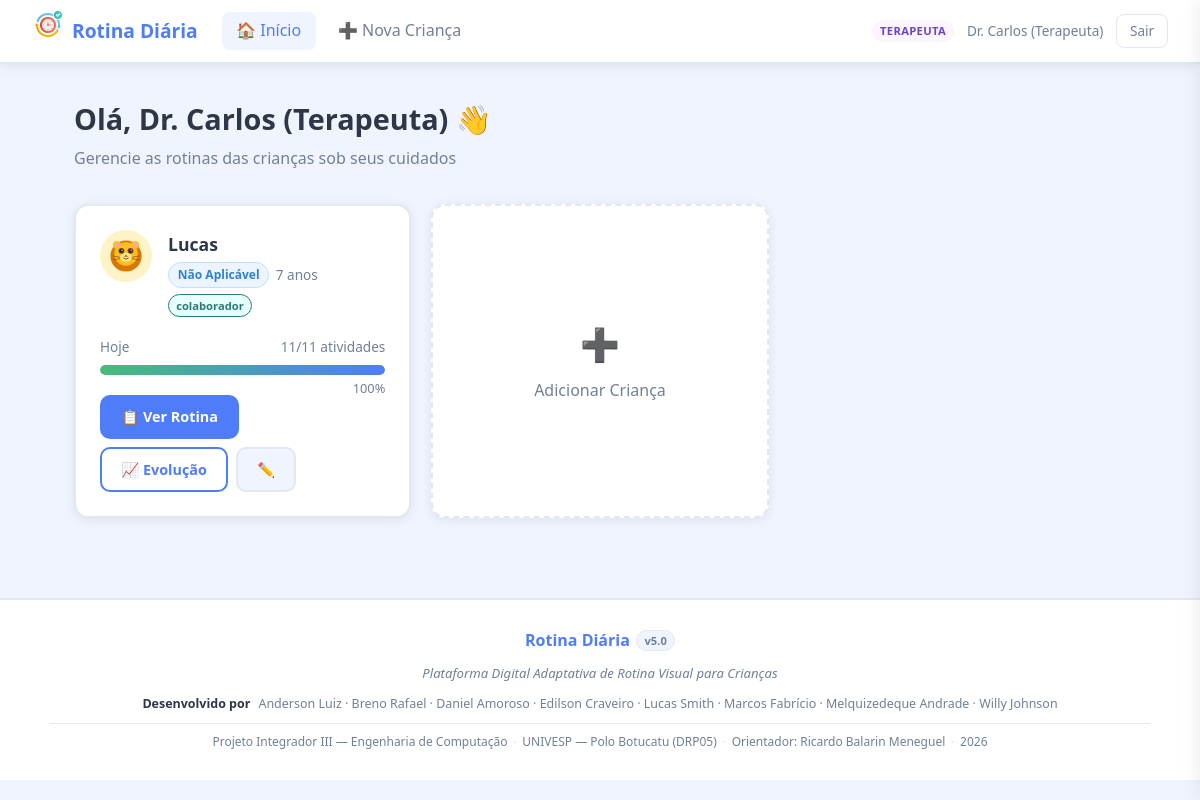
The app's page /dashboard (signed in) with its own data.
### tables this page shows
CREATE TABLE criancas (
            id             INTEGER PRIMARY KEY AUTOINCREMENT,
            nome           TEXT NOT NULL,
            idade          INTEGER,
            nivel_tea      TEXT DEFAULT 'Nível 1',
            observacoes    TEXT,
            responsavel_id INTEGER NOT NULL,
            criado_em      TIMESTAMP DEFAULT CURRENT_TIMESTAMP, foto TEXT, avatar TEXT,
            FOREIGN KEY (responsavel_id) REFERENCES usuarios(id)
        );

### app.py (the view)
@app.route('/dashboard')
def dashboard():
    if 'usuario_id' not in session:
        return redirect(url_for('login'))
    uid = session['usuario_id']
    criancas = criancas_do_usuario(uid)
    hoje = date.today().isoformat()
    db = get_db()
    stats = {}
    for c in criancas:
        total = db.execute(
            'SELECT COUNT(*) as t FROM rotina_itens WHERE crianca_id=?', (c['id'],)).fetchone()['t']
        conc = db.execute(
            'SELECT COUNT(*) as t FROM registros_evolucao WHERE crianca_id=? AND data=? AND concluido=1',
            (c['id'], hoje)).fetchone()['t']
        stats[c['id']] = {'total': total, 'concluidos': conc}
    return render_template('dashboard.html', criancas=criancas, stats=stats, hoje=hoje)

### app.py (called while the page is built)
def criancas_do_usuario(uid):
    db = get_db()
    return db.execute(
        '''SELECT c.*, u.nome AS responsavel_nome,
                  CASE WHEN c.responsavel_id = ? THEN 'dono' ELSE v.papel END AS meu_papel
           FROM criancas c
           JOIN usuarios u ON u.id = c.responsavel_id
           LEFT JOIN vinculos v ON v.crianca_id = c.id AND v.usuario_id = ?
           WHERE c.responsavel_id = ? OR v.usuario_id = ?
           ORDER BY c.nome''',
        (uid, uid, uid, uid)
    ).fetchall()

### database.py (called while the page is built)
def get_db():
    if 'db' not in g:
        g.db = sqlite3.connect(DATABASE)
        g.db.row_factory = sqlite3.Row
        g.db.execute('PRAGMA foreign_keys = ON')
    return g.db

### templates/dashboard.html (shortened to what this page needs)
{% extends "base.html" %}
{% from "avatares.html" import avatar_crianca, svg_avatar %}
{% block content %}
<div class="page-header">
    <h1>Olá, {{ session.usuario_nome }} 👋</h1>
    <p class="page-subtitle">Gerencie as rotinas das crianças sob seus cuidados</p>
</div>
{% if criancas %}
<div class="cards-grid">
    {% for crianca in criancas %}
    {% set s = stats[crianca.id] %}
    {% set pct = ((s.concluidos / s.total * 100)|int) if s.total > 0 else 0 %}
    <div class="crianca-card">
        <div class="crianca-card-header">
            {{ avatar_crianca(crianca) }}
            <div class="crianca-info">
                <h2>{{ crianca.nome }}</h2>
                <div style="display:flex;gap:.4rem;flex-wrap:wrap;align-items:center;margin-top:.25rem">
                    <span class="badge badge-tea">{{ crianca.nivel_tea }}</span>
                    <span class="crianca-idade">{{ crianca.idade }} anos</span>
                    {% if crianca.meu_papel != 'dono' %}
                    <span class="papel-badge papel-{{ crianca.meu_papel }}">{{ crianca.meu_papel }}</span>
                    {% endif %}
                </div>
            </div>
        </div>
        <div class="progresso-dia">
            <div class="progresso-label">
                <span>Hoje</span>
                <span>{{ s.concluidos }}/{{ s.total }} atividades</span>
            </div>
            <div class="progress-bar">
                <div class="progress-fill" style="width:{{ pct }}%"></div>
            </div>
            <span class="progress-pct">{{ pct }}%</span>
        </div>
        <div class="crianca-card-actions">
            <a href="{{ url_for('perfil_crianca', cid=crianca.id) }}" class="btn btn-primary">📋 Ver Rotina</a>
            <a href="{{ url_for('evolucao', cid=crianca.id) }}" class="btn btn-outline">📈 Evolução</a>
            {% if crianca.meu_papel == 'dono' or crianca.meu_papel == 'colaborador' %}
            <a href="{{ url_for('editar_crianca', cid=crianca.id) }}" class="btn btn-ghost">✏️</a>
            {% endif %}
        </div>
    </div>
    {% endfor %}
    <a href="{{ url_for('nova_crianca') }}" class="crianca-card crianca-card-new">
        <div class="new-card-inner">
            <span class="new-card-icon">➕</span>
            <span>Adicionar Criança</span>
        </div>
    </a>
</div>
{% endif %}
{% endblock %}

### templates/avatares.html (shortened to what this page needs)
{% macro avatar_crianca(crianca, classe='', tamanho='normal') %}
  {% if crianca.foto %}
    <div class="crianca-avatar foto-avatar {{ classe }} av-{{ tamanho }}">
      <img src="{{ url_for('static', filename='uploads/' + crianca.foto) }}" alt="{{ crianca.nome }}">
    </div>
  {% elif crianca.avatar %}
    <div class="crianca-avatar svg-avatar {{ classe }} av-{{ tamanho }}" title="{{ crianca.avatar }}">
    </div>
  {% else %}
    <div class="crianca-avatar {{ classe }} av-{{ tamanho }}">{{ crianca.nome[0]|upper }}</div>
  {% endif %}
{% endmacro %}

### static/css/style.css (style rules this page uses)
*, *::before, *::after { box-sizing: border-box; margin: 0; padding: 0; }
:root { --primary: #4f7df9; --primary-d: #3563e9; --success: #48bb78; --success-d: #38a169; --warning: #ed8936; --danger: #fc8181; --danger-d: #e53e3e; --bg: #f0f4ff; --card-bg: #ffffff; --text: #2d3748; --text-light: #718096; --border: #e2e8f0; --radius: 14px; --shadow: 0 2px 12px rgba(0,0,0,.08); --shadow-md: 0 4px 24px rgba(0,0,0,.12); --font: 'Segoe UI', system-ui, sans-serif; }
body { font-family: var(--font); background: var(--bg); color: var(--text); min-height: 100vh; font-size: 16px; line-height: 1.6; }
a { color: var(--primary); text-decoration: none; }
.btn { display: inline-flex; align-items: center; gap: .4rem; padding: .55rem 1.2rem; border-radius: 10px; font-size: .9rem; font-weight: 600; cursor: pointer; border: 2px solid transparent; transition: all .2s; text-decoration: none; }
.btn-primary { background: var(--primary); color: #fff; }
.btn-outline { border-color: var(--primary); color: var(--primary); background: transparent; }
.btn-ghost { color: var(--text-light); background: var(--bg); border-color: var(--border); }
.page-header { margin-bottom: 2rem; }
.page-header h1 { font-size: 1.8rem; font-weight: 800; color: var(--text); }
.page-subtitle { color: var(--text-light); margin-top: .25rem; }
.cards-grid { display: grid; grid-template-columns: repeat(auto-fill, minmax(300px, 1fr)); gap: 1.25rem; }
.crianca-card { background: var(--card-bg); border-radius: var(--radius); padding: 1.5rem; box-shadow: var(--shadow); border: 2px solid var(--border); transition: all .2s; }
.crianca-card-header { display: flex; align-items: flex-start; gap: 1rem; margin-bottom: 1.2rem; }
.crianca-avatar { width: 52px; height: 52px; border-radius: 50%; background: linear-gradient(135deg, var(--primary), #7c3aed); color: #fff; font-size: 1.4rem; font-weight: 800; display: flex; align-items: center; justify-content: center; flex-shrink: 0; }
.crianca-info h2 { font-size: 1.1rem; font-weight: 700; }
.crianca-idade { font-size: .85rem; color: var(--text-light); }
.badge { display: inline-block; padding: .15rem .55rem; border-radius: 999px; font-size: .75rem; font-weight: 600; }
.badge-tea { background: #ebf4ff; color: #3182ce; border: 1px solid #bee3f8; }
.progresso-dia { margin-bottom: 1.25rem; }
.progresso-label { display: flex; justify-content: space-between; font-size: .85rem; color: var(--text-light); margin-bottom: .4rem; }
.progress-bar { width: 100%; height: 10px; background: var(--border); border-radius: 999px; overflow: hidden; }
.progress-fill { height: 100%; background: linear-gradient(90deg, var(--success), var(--primary)); border-radius: 999px; transition: width .5s ease; }
.progress-pct { font-size: .8rem; color: var(--text-light); float: right; margin-top: .2rem; }
.crianca-card-actions { display: flex; gap: .5rem; flex-wrap: wrap; }
.crianca-card-new { border: 2px dashed var(--border); display: flex; align-items: center; justify-content: center; min-height: 180px; cursor: pointer; color: var(--text-light); }
.new-card-inner { display: flex; flex-direction: column; align-items: center; gap: .5rem; }
.new-card-icon { font-size: 2rem; }
.papel-badge { display: inline-block; padding: .1rem .45rem; border-radius: 999px; font-size: .7rem; font-weight: 600; border: 1px solid currentColor; }
.papel-colaborador { color: #2c7a7b; background: #e6fffa; }
.crianca-avatar.svg-avatar { background: none; padding: 0; overflow: hidden; }
.crianca-avatar.svg-avatar svg { width: 100%; height: 100%; }
.crianca-avatar.av-normal { width: 52px; height: 52px; font-size: 1.4rem; }
.crianca-avatar { position: relative; overflow: visible !important; isolation: isolate; }

### records on screen
criancas: avatar "leao" (drawn), nome "Lucas", nivel_tea "Não Aplicável", idade "7", meu_papel "colaborador", concluidos "11", total "11", pct "100"

### other values on screen
{{ session.usuario_perfil }} "TERAPEUTA"
{{ session.usuario_nome }} "Dr. Carlos (Terapeuta)"
